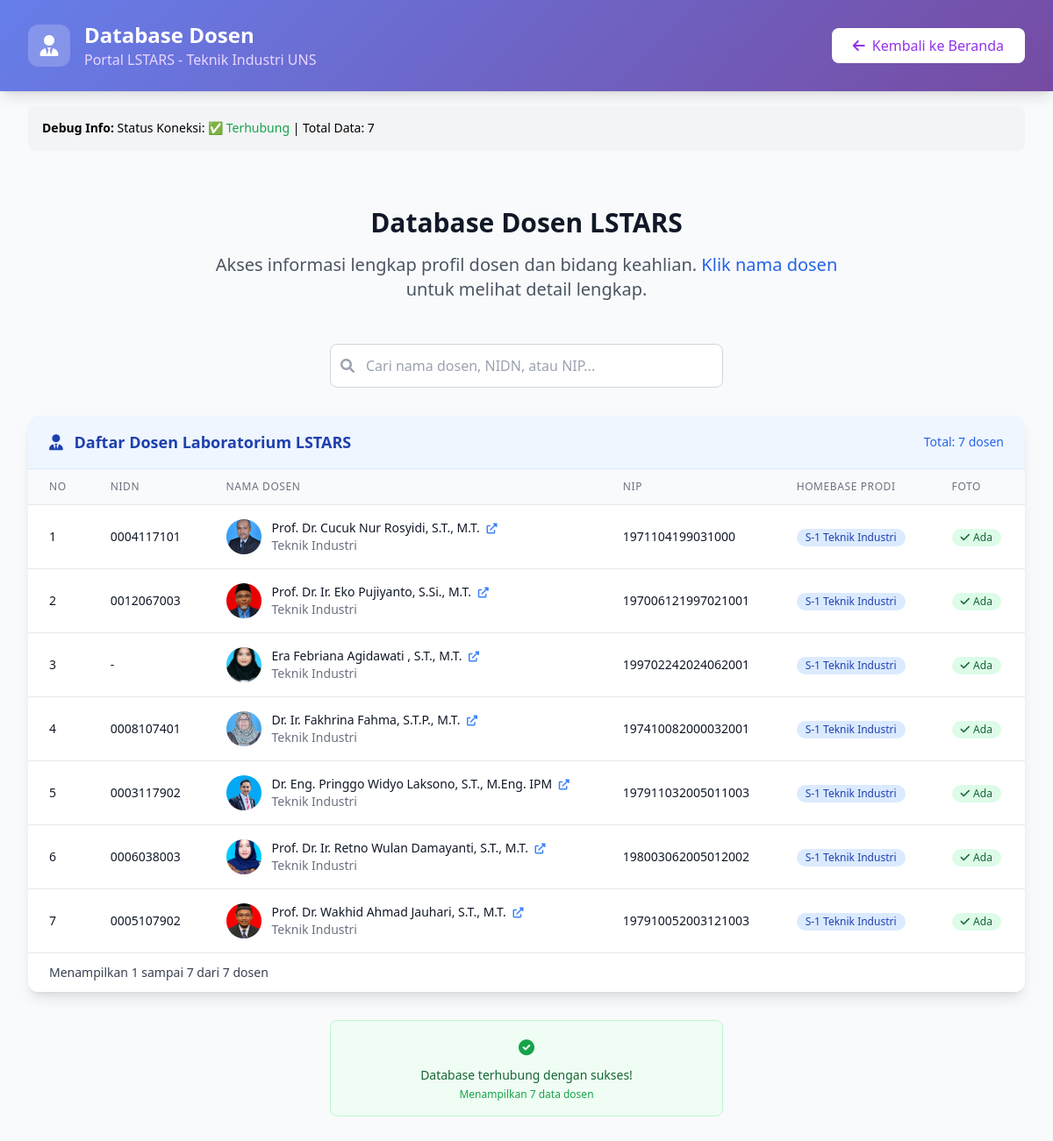
/database-dosen.php, run on the app's committed database.
### tables this page shows
CREATE TABLE `dosen` (
  `id` int(11) NOT NULL,
  `nidn` varchar(20) DEFAULT NULL,
  `user_id` int(11) DEFAULT NULL,
  `gelar_depan` varchar(50) DEFAULT NULL,
  `nama_dosen` varchar(100) DEFAULT NULL,
  `gelar_belakang` varchar(50) DEFAULT NULL,
  `nip` varchar(30) DEFAULT NULL,
  `homebase_prodi` varchar(100) DEFAULT NULL,
  `foto` varchar(255) DEFAULT NULL
);

### database-dosen.php (the view, shortened to what this page needs)
<?php
$host = 'localhost';
$username = 'root';
$password = '';
$database = 'lpske-pkl';
$dosen_data = array();
$total_dosen = 0;
$connection_status = 'disconnected';
$error_message = '';
try {
    $koneksi = new mysqli($host, $username, $password, $database);
    $koneksi->set_charset("utf8");
    $connection_status = 'connected';
    $query = "SELECT nidn, nama_dosen, gelar_depan, gelar_belakang, nip, homebase_prodi, foto FROM dosen ORDER BY nama_dosen ASC";
    $result = $koneksi->query($query);
    if ($result) {
        while ($row = $result->fetch_assoc()) {
            $nama_lengkap = trim(($row['gelar_depan'] ? $row['gelar_depan'] . ' ' : '') .
                                $row['nama_dosen'] .
                                ($row['gelar_belakang'] ? ', ' . $row['gelar_belakang'] : ''));
            $dosen_data[] = array(
                'nidn' => $row['nidn'],
                'nama' => $nama_lengkap,
                'nama_dosen' => $row['nama_dosen'],
                'gelar_depan' => $row['gelar_depan'],
                'gelar_belakang' => $row['gelar_belakang'],
                'nip' => $row['nip'],
                'homebase_prodi' => $row['homebase_prodi'],
                'foto' => $row['foto']
            );
        }
        $total_dosen = count($dosen_data);
    } else {
        throw new Exception("Query gagal: " . $koneksi->error);
    }
} catch (Exception $e) {
    $error_message = $e->getMessage();
    error_log("Database Dosen Error: " . $error_message);
}
?>
<!DOCTYPE html>
<html lang="id">
<head>
    <script src="https://cdn.tailwindcss.com"></script>
    <link rel="stylesheet" href="https://cdnjs.cloudflare.com/ajax/libs/font-awesome/6.0.0/css/all.min.css">
</head>
<body class="bg-gray-50">
    <header class="hero-gradient shadow-lg">
        <div class="max-w-7xl mx-auto px-4 sm:px-6 lg:px-8 py-6">
            <div class="flex items-center justify-between">
                <div class="flex items-center space-x-4">
                    <div class="w-12 h-12 bg-white bg-opacity-20 rounded-xl flex items-center justify-center">
                        <i class="fas fa-user-tie text-white text-2xl"></i>
                    </div>
                    <div class="text-white">
                        <h1 class="text-2xl font-bold">Database Dosen</h1>
                        <p class="text-purple-200">Portal LSTARS - Teknik Industri UNS</p>
                    </div>
                </div>
                <a href="guest-dashboard.php" class="bg-white text-purple-600 px-6 py-2 rounded-lg font-medium hover:bg-purple-50 transition-colors">
                    <i class="fas fa-arrow-left mr-2"></i>Kembali ke Beranda
                </a>
            </div>
        </div>
    </header>
    <div class="max-w-7xl mx-auto px-4 sm:px-6 lg:px-8 py-4">
        <div class="bg-gray-100 rounded-lg p-4 text-sm">
            <strong>Debug Info:</strong>
            Status Koneksi: <span class="<?php echo $connection_status === 'connected' ? 'text-green-600' : 'text-red-600'; ?>">
                <?php echo $connection_status === 'connected' ? '✅ Terhubung' : '❌ Tidak Terhubung'; ?>
            </span>
            | Total Data: <?php echo $total_dosen; ?>
        </div>
    </div>
    <div class="min-h-screen py-12">
        <div class="max-w-7xl mx-auto px-4 sm:px-6 lg:px-8">
            <div class="text-center mb-12">
                <h2 class="text-3xl font-bold text-gray-900 mb-4">Database Dosen LSTARS</h2>
                <p class="text-xl text-gray-600 max-w-3xl mx-auto">
                    Akses informasi lengkap profil dosen dan bidang keahlian. <span class="text-blue-600 font-medium">Klik nama dosen</span> untuk melihat detail lengkap.
                </p>
            </div>
            <?php if ($total_dosen > 0): ?>
            <div class="mb-8">
                <div class="flex flex-col sm:flex-row justify-center items-center gap-4">
                    <div class="w-full sm:w-auto flex-1 max-w-md">
                        <div class="relative">
                            <input type="text" id="searchInput" placeholder="Cari nama dosen, NIDN, atau NIP..."
                                   class="w-full px-4 py-3 pl-10 border border-gray-300 rounded-lg focus:ring-2 focus:ring-blue-500 focus:border-transparent">
                            <div class="absolute inset-y-0 left-0 pl-3 flex items-center pointer-events-none">
                            </div>
                        </div>
                    </div>
                </div>
            </div>
            <?php endif; ?>
            <div class="bg-white rounded-xl shadow-lg overflow-hidden">
                <div class="px-6 py-4 bg-blue-50 border-b border-blue-100">
                    <div class="flex justify-between items-center">
                        <h3 class="text-lg font-semibold text-blue-800">
                            <i class="fas fa-user-tie mr-2"></i>
                            Daftar Dosen Laboratorium LSTARS
                        </h3>
                        <span class="text-sm text-blue-600">Total: <span id="totalCount"><?php echo $total_dosen; ?></span> dosen</span>
                    </div>
                </div>
                <div class="overflow-x-auto">
                    <table class="min-w-full divide-y divide-gray-200">
                        <thead class="bg-gray-50">
                            <tr>
                                <th class="px-6 py-3 text-left text-xs font-medium text-gray-500 uppercase tracking-wider">No</th>
                                <th class="px-6 py-3 text-left text-xs font-medium text-gray-500 uppercase tracking-wider">NIDN</th>
                                <th class="px-6 py-3 text-left text-xs font-medium text-gray-500 uppercase tracking-wider">Nama Dosen</th>
                                <th class="px-6 py-3 text-left text-xs font-medium text-gray-500 uppercase tracking-wider">NIP</th>
                                <th class="px-6 py-3 text-left text-xs font-medium text-gray-500 uppercase tracking-wider">Homebase Prodi</th>
                                <th class="px-6 py-3 text-left text-xs font-medium text-gray-500 uppercase tracking-wider">Foto</th>
                            </tr>
                        </thead>
                        <tbody class="bg-white divide-y divide-gray-200" id="dosenTableBody">
                            <?php if ($connection_status === 'disconnected'): ?>
                            <tr>
                                <td colspan="6" class="px-6 py-12 text-center text-red-500">
                                    <div class="flex flex-col items-center">
                                        <i class="fas fa-exclamation-triangle text-4xl text-red-300 mb-4"></i>
                                        <p class="text-lg font-medium mb-2">Koneksi Database Gagal</p>
                                        <p class="text-sm"><?php echo htmlspecialchars($error_message); ?></p>
                                    </div>
                                </td>
                            </tr>
                            <?php else: ?>
                                <?php foreach ($dosen_data as $index => $dosen): ?>
                                    <tr class="hover:bg-gray-50">
                                        <td class="px-6 py-4 whitespace-nowrap text-sm text-gray-900"><?php echo $index + 1; ?></td>
                                        <td class="px-6 py-4 whitespace-nowrap text-sm font-medium text-gray-900"><?php echo htmlspecialchars($dosen['nidn'] ?: '-'); ?></td>
                                        <td class="px-6 py-4 whitespace-nowrap">
                                            <div class="flex items-center">
                                                <div class="w-10 h-10 bg-blue-100 rounded-full flex items-center justify-center mr-3">
                                                    <?php if ($dosen['foto']): ?>
                                                        <img src="<?php echo htmlspecialchars($dosen['foto']); ?>" alt="Foto" class="w-10 h-10 rounded-full object-cover">
                                                    <?php else: ?>
                                                        <i class="fas fa-user text-blue-600"></i>
                                                    <?php endif; ?>
                                                </div>
                                                <div>
                                                    <div class="text-sm font-medium text-gray-900 dosen-name-link"
                                                         onclick="showDosenDetail(<?php echo htmlspecialchars(json_encode($dosen)); ?>)">
                                                        <?php echo htmlspecialchars($dosen['nama']); ?>
                                                        <i class="fas fa-external-link-alt text-xs ml-1 text-blue-500"></i>
                                                    </div>
                                                    <div class="text-sm text-gray-500">Teknik Industri</div>
                                                </div>
                                            </div>
                                        </td>
                                        <td class="px-6 py-4 whitespace-nowrap text-sm text-gray-900"><?php echo htmlspecialchars($dosen['nip'] ?: '-'); ?></td>
                                        <td class="px-6 py-4 whitespace-nowrap text-sm text-gray-900">
                                            <span class="inline-flex items-center px-2.5 py-0.5 rounded-full text-xs font-medium bg-blue-100 text-blue-800">
                                                <?php echo htmlspecialchars($dosen['homebase_prodi'] ?: 'Tidak Diketahui'); ?>
                                            </span>
                                        </td>
                                        <td class="px-6 py-4 whitespace-nowrap text-sm text-gray-900">
                                            <?php if ($dosen['foto']): ?>
                                                <span class="inline-flex items-center px-2.5 py-0.5 rounded-full text-xs font-medium bg-green-100 text-green-800">
                                                    <i class="fas fa-check mr-1"></i>Ada
                                                </span>
                                            <?php else: ?>
                                                <span class="inline-flex items-center px-2.5 py-0.5 rounded-full text-xs font-medium bg-gray-100 text-gray-800">
                                                    <i class="fas fa-times mr-1"></i>Tidak Ada
                                                </span>
                                            <?php endif; ?>
                                        </td>
                                    </tr>
                                <?php endforeach; ?>
                            <?php endif; ?>
                        </tbody>
                    </table>
                </div>
                <?php if ($total_dosen > 0): ?>
                <div class="bg-white px-4 py-3 flex items-center justify-between border-t border-gray-200 sm:px-6">
                    <div class="hidden sm:flex-1 sm:flex sm:items-center sm:justify-between">
                        <div>
                            <p class="text-sm text-gray-700">
                                Menampilkan <span class="font-medium">1</span> sampai <span class="font-medium"><?php echo $total_dosen; ?></span> dari
                                <span class="font-medium"><?php echo $total_dosen; ?></span> dosen
                            </p>
                        </div>
                    </div>
                </div>
                <?php endif; ?>
            </div>
            <div class="mt-8 text-center">
                <?php if ($connection_status === 'connected' && $total_dosen > 0): ?>
                <div class="bg-green-50 border border-green-200 rounded-lg p-4 max-w-md mx-auto">
                    <i class="fas fa-check-circle text-green-600 text-lg mb-2"></i>
                    <p class="text-green-800 font-medium text-sm">Database terhubung dengan sukses!</p>
                    <p class="text-green-600 text-xs mt-1">Menampilkan <?php echo $total_dosen; ?> data dosen</p>
                </div>
                <?php endif; ?>
            </div>
        </div>
    </div>
</body>
</html>

### database-dosen.php (style rules this page uses)
.hero-gradient { background: linear-gradient(135deg, #667eea 0%, #764ba2 100%); }
.dosen-name-link { cursor: pointer; transition: color 0.2s ease; }

### data on the page
dosen: nidn "0004117101", foto (picture), nama "Prof. Dr. Cucuk Nur Rosyidi, S.T., M.T.", nip "1971104199031000", homebase_prodi "S-1 Teknik Industri", shows "Ada"
dosen: nidn "0012067003", foto (picture), nama "Prof. Dr. Ir. Eko Pujiyanto, S.Si., M.T.", nip "197006121997021001", homebase_prodi "S-1 Teknik Industri", shows "Ada"
dosen: nidn "-", foto (picture), nama "Era Febriana Agidawati , S.T., M.T.", nip "199702242024062001", homebase_prodi "S-1 Teknik Industri", shows "Ada"
dosen: nidn "0008107401", foto (picture), nama "Dr. Ir. Fakhrina Fahma, S.T.P., M.T.", nip "197410082000032001", homebase_prodi "S-1 Teknik Industri", shows "Ada"
dosen: nidn "0003117902", foto (picture), nama "Dr. Eng. Pringgo Widyo Laksono, S.T., M.Eng. IPM", nip "197911032005011003", homebase_prodi "S-1 Teknik Industri", shows "Ada"
dosen: nidn "0006038003", foto (picture), nama "Prof. Dr. Ir. Retno Wulan Damayanti, S.T., M.T.", nip "198003062005012002", homebase_prodi "S-1 Teknik Industri", shows "Ada"
dosen: nidn "0005107902", foto (picture), nama "Prof. Dr. Wakhid Ahmad Jauhari, S.T., M.T.", nip "197910052003121003", homebase_prodi "S-1 Teknik Industri", shows "Ada"

### other printed values
$total_dosen "7"
